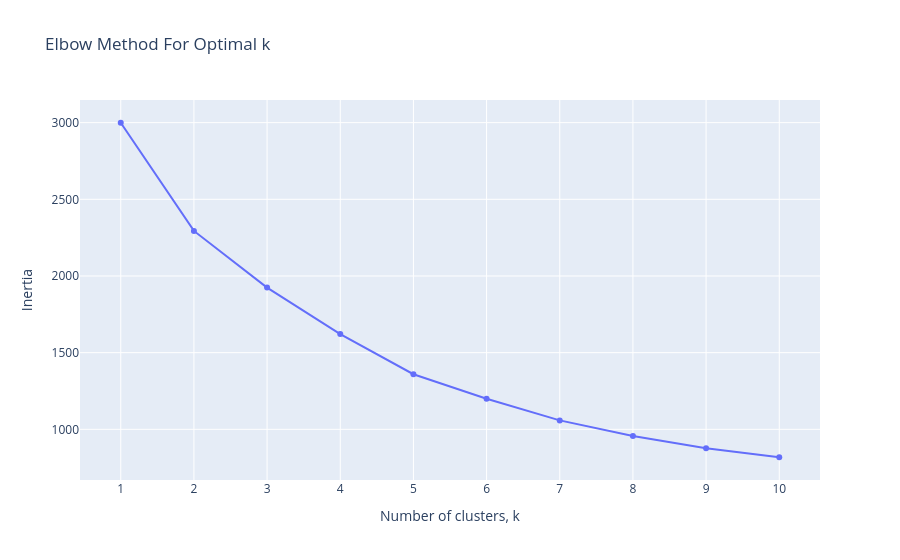

Here is the notebook cell this chart was saved with:
### Code cell
import plotly.graph_objects as go

fig = go.Figure()
fig.add_trace(go.Scatter(x=list(range_of_clusters), y=inertias, mode='lines+markers', name='Inertia'))
fig.update_layout(title='Elbow Method For Optimal k',
                  xaxis_title='Number of clusters, k',
                  yaxis_title='Inertia',
                  xaxis=dict(tickmode='array', tickvals=list(range_of_clusters)))
fig.show()

### Figure 1 — Plotly figure (JSON) as saved in the notebook; plotly's stock layout.template omitted (floating-point values rounded to 4 significant figures)
{"data": [{"mode": "lines+markers", "name": "Inertia", "type": "scatter", "x": [1, 2, 3, 4, 5, 6, 7, 8, 9, 10], "y": [2999.0, 2294.0, 1924.0, 1621.0, 1359.0, 1200.0, 1058.0, 956.9, 877.4, 818.0]}], "layout": {"title": {"text": "Elbow Method For Optimal k"}, "xaxis": {"tickmode": "array", "tickvals": [1, 2, 3, 4, 5, 6, 7, 8, 9, 10], "title": {"text": "Number of clusters, k"}}, "yaxis": {"title": {"text": "Inertia"}}}}
